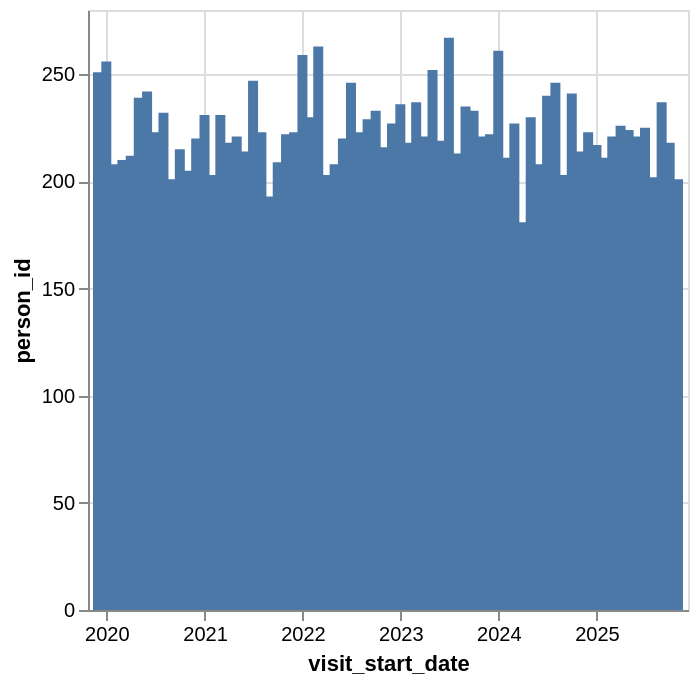

The notebook cell saved with this chart:
### Markdown cell above
Pour mieux visualiser les incohérences, on affiche ces données sur un diagramme. Le premier diagramme représente les dates d'entrés et le second celles de sorties.

### Code cell
alt.Chart(visit_start_dates_summary).mark_bar().encode(
    x='visit_start_date:T',
    y='person_id:Q'
)

### Figure 1 — Vega-Lite specification as saved in the notebook (floating-point values rounded to 4 significant figures)
{"config": {"view": {"continuousWidth": 300, "continuousHeight": 300}}, "data": {"name": "data-3c36ca9f27ad4a2ade7b8595d872d16f"}, "mark": {"type": "bar"}, "encoding": {"x": {"field": "visit_start_date", "type": "temporal"}, "y": {"field": "person_id", "type": "quantitative"}}, "$schema": "https://vega.github.io/schema/vega-lite/v5.8.0.json", "datasets": {"data-3c36ca9f27ad4a2ade7b8595d872d16f": [{"visit_start_date": "2019-12", "person_id": 251}, {"visit_start_date": "2020-01", "person_id": 256}, {"visit_start_date": "2020-02", "person_id": 208}, {"visit_start_date": "2020-03", "person_id": 210}, {"visit_start_date": "2020-04", "person_id": 212}, {"visit_start_date": "2020-05", "person_id": 239}, {"visit_start_date": "2020-06", "person_id": 242}, {"visit_start_date": "2020-07", "person_id": 223}, {"visit_start_date": "2020-08", "person_id": 232}, {"visit_start_date": "2020-09", "person_id": 201}, {"visit_start_date": "2020-10", "person_id": 215}, {"visit_start_date": "2020-11", "person_id": 205}, {"visit_start_date": "2020-12", "person_id": 220}, {"visit_start_date": "2021-01", "person_id": 231}, {"visit_start_date": "2021-02", "person_id": 203}, {"visit_start_date": "2021-03", "person_id": 231}, {"visit_start_date": "2021-04", "person_id": 218}, {"visit_start_date": "2021-05", "person_id": 221}, {"visit_start_date": "2021-06", "person_id": 214}, {"visit_start_date": "2021-07", "person_id": 247}, {"visit_start_date": "2021-08", "person_id": 223}, {"visit_start_date": "2021-09", "person_id": 193}, {"visit_start_date": "2021-10", "person_id": 209}, {"visit_start_date": "2021-11", "person_id": 222}, {"visit_start_date": "2021-12", "person_id": 223}, {"visit_start_date": "2022-01", "person_id": 259}, {"visit_start_date": "2022-02", "person_id": 230}, {"visit_start_date": "2022-03", "person_id": 263}, {"visit_start_date": "2022-04", "person_id": 203}, {"visit_start_date": "2022-05", "person_id": 208}, {"visit_start_date": "2022-06", "person_id": 220}, {"visit_start_date": "2022-07", "person_id": 246}, {"visit_start_date": "2022-08", "person_id": 223}, {"visit_start_date": "2022-09", "person_id": 229}, {"visit_start_date": "2022-10", "person_id": 233}, {"visit_start_date": "2022-11", "person_id": 216}, {"visit_start_date": "2022-12", "person_id": 227}, {"visit_start_date": "2023-01", "person_id": 236}, {"visit_start_date": "2023-02", "person_id": 218}, {"visit_start_date": "2023-03", "person_id": 237}, {"visit_start_date": "2023-04", "person_id": 221}, {"visit_start_date": "2023-05", "person_id": 252}, {"visit_start_date": "2023-06", "person_id": 219}, {"visit_start_date": "2023-07", "person_id": 267}, {"visit_start_date": "2023-08", "person_id": 213}, {"visit_start_date": "2023-09", "person_id": 235}, {"visit_start_date": "2023-10", "person_id": 233}, {"visit_start_date": "2023-11", "person_id": 221}, {"visit_start_date": "2023-12", "person_id": 222}, {"visit_start_date": "2024-01", "person_id": 261}, {"visit_start_date": "2024-02", "person_id": 211}, {"visit_start_date": "2024-03", "person_id": 227}, {"visit_start_date": "2024-04", "person_id": 181}, {"visit_start_date": "2024-05", "person_id": 230}, {"visit_start_date": "2024-06", "person_id": 208}, {"visit_start_date": "2024-07", "person_id": 240}, {"visit_start_date": "2024-08", "person_id": 246}, {"visit_start_date": "2024-09", "person_id": 203}, {"visit_start_date": "2024-10", "person_id": 241}, {"visit_start_date": "2024-11", "person_id": 214}, {"visit_start_date": "2024-12", "person_id": 223}, {"visit_start_date": "2025-01", "person_id": 217}, {"visit_start_date": "2025-02", "person_id": 211}, {"visit_start_date": "2025-03", "person_id": 221}, {"visit_start_date": "2025-04", "person_id": 226}, {"visit_start_date": "2025-05", "person_id": 224}, {"visit_start_date": "2025-06", "person_id": 221}, {"visit_start_date": "2025-07", "person_id": 225}, {"visit_start_date": "2025-08", "person_id": 202}, {"visit_start_date": "2025-09", "person_id": 237}, {"visit_start_date": "2025-10", "person_id": 218}, {"visit_start_date": "2025-11", "person_id": 201}]}}
